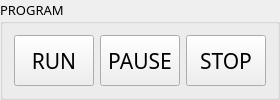
       <widget class="QGroupBox" name="program_gbox">
        <property name="font">
         <font>
          <family>3270 Semi-Condensed</family>
          <pointsize>10</pointsize>
          <fontweight>DemiBold</fontweight>
         </font>
        </property>
        <property name="title">
         <string>PROGRAM</string>
        </property>
        <layout class="QHBoxLayout" name="horizontalLayout_7">
         <item>
          <widget class="ActionButton" name="run_abutton">
           <property name="minimumSize">
            <size>
             <width>68</width>
             <height>48</height>
            </size>
           </property>
           <property name="maximumSize">
            <size>
             <width>80</width>
             <height>60</height>
            </size>
           </property>
           <property name="font">
            <font>
             <family>3270 Semi-Condensed</family>
             <pointsize>16</pointsize>
             <fontweight>DemiBold</fontweight>
            </font>
           </property>
           <property name="text">
            <string>RUN</string>
           </property>
           <property name="icon">
            <iconset resource="../resources.qrc">
             <normaloff>:/images/forward.png</normaloff>:/images/forward.png</iconset>
           </property>
           <property name="iconSize">
            <size>
             <width>24</width>
             <height>24</height>
            </size>
           </property>
           <property name="actionName" stdset="0">
            <string>program.run</string>
           </property>
          </widget>
         </item>
         <item>
          <widget class="ActionButton" name="pause_abutton">
           <property name="minimumSize">
            <size>
             <width>68</width>
             <height>48</height>
            </size>
           </property>
           <property name="maximumSize">
            <size>
             <width>80</width>
             <height>60</height>
            </size>
           </property>
           <property name="font">
            <font>
             <family>3270 Semi-Condensed</family>
             <pointsize>16</pointsize>
             <fontweight>DemiBold</fontweight>
            </font>
           </property>
           <property name="text">
            <string>PAUSE</string>
           </property>
           <property name="icon">
            <iconset resource="../resources.qrc">
             <normaloff>:/images/pause.png</normaloff>:/images/pause.png</iconset>
           </property>
           <property name="iconSize">
            <size>
             <width>24</width>
             <height>24</height>
            </size>
           </property>
           <property name="actionName" stdset="0">
            <string>program.pause</string>
           </property>
          </widget>
         </item>
         <item>
          <widget class="ActionButton" name="stop_abutton">
           <property name="minimumSize">
            <size>
             <width>68</width>
             <height>48</height>
            </size>
           </property>
           <property name="maximumSize">
            <size>
             <width>80</width>
             <height>60</height>
            </size>
           </property>
           <property name="font">
            <font>
             <family>3270 Semi-Condensed</family>
             <pointsize>16</pointsize>
             <fontweight>DemiBold</fontweight>
            </font>
           </property>
           <property name="text">
            <string>STOP</string>
           </property>
           <property name="icon">
            <iconset resource="../resources.qrc">
             <normaloff>:/images/stop.png</normaloff>:/images/stop.png</iconset>
           </property>
           <property name="iconSize">
            <size>
             <width>24</width>
             <height>24</height>
            </size>
           </property>
           <property name="actionName" stdset="0">
            <string>program.abort</string>
           </property>
          </widget>
         </item>
        </layout>
       </widget>
